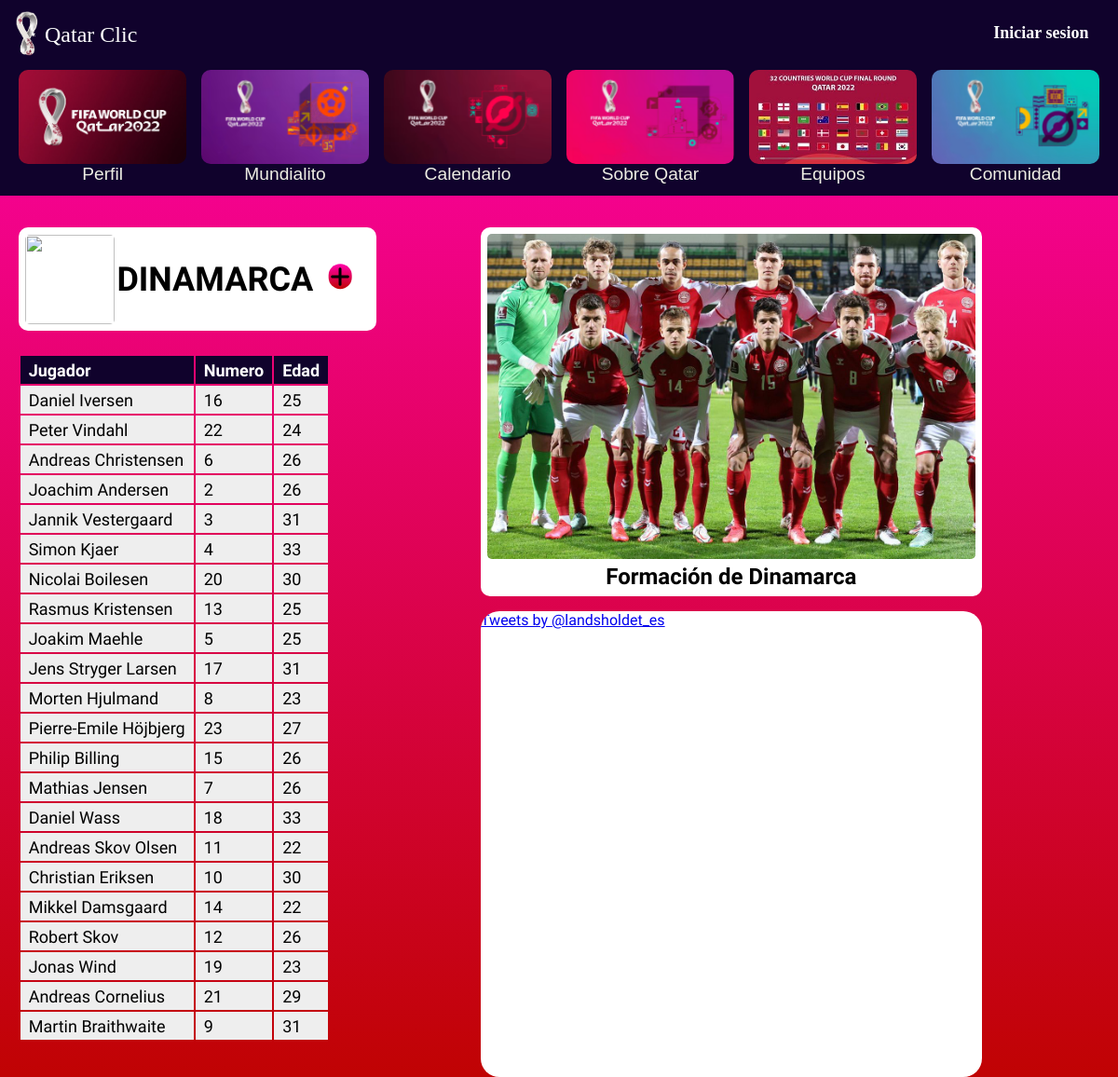
The page /Teams/dinamarca.php on the database its author committed.
### tables this page shows
CREATE TABLE `players` (
    id int(3) NOT NULL AUTO_INCREMENT,
    nombre varchar(75) NOT NULL,
    pais varchar(30) NOT NULL,
    numero int(2) NOT NULL,
    edad int(2) NOT NULL,
    PRIMARY KEY(id)
);

### Teams/dinamarca.php (the view, shortened to what this page needs)
<?php
    require '../account/database.php';
?>
<html>
    <head>
        <link href="../styles/header.css" rel="stylesheet" type="text/css">
        <link href="teams.css" rel="stylesheet" type="text/css">
    </head>
    <body>
        <div class="margin"></div>
        <nav class="navegador_general" id="navbar">
            <header class="header" id="header">
                <div class="wrapper">
                    <img id="logoheader"src="../images/logo.png">
                    <div class="logo"><?php require '../header/header.php';?></div>
                    <nav>
                        <?php
                            if(isset($_SESSION['user_id'])){
                                echo("<div id='navicon' onclick='navicon()' class='navicon_box'><i class='navicon fas fa-solid fa-user fa-2x'></i></div>");
                                if($_SESSION['rol_id'] == 1){
                                    echo("<div id='user_options' class='user_options'><h1>$username</h1><hr><br><a href='../main/special_users/moderador.php'>Gestionar usuarios</a><br><br><a href='../main/settings/settings.php'>Ajustes</a><br><br><a href='../account/logout.php'>Cerrar sesion</a></div>");
                                }
                                else if($_SESSION['rol_id'] == 2){
                                    echo("<div id='user_options' class='user_options'><h1>$username</h1><hr><br><a href='../main/special_users/administrarMundialito.php'>Gestionar mundialito</a><br><br><a href='../main/special_users/administrador.php'>Gestionar noticias</a><br><br><a href='../main/special_users/moderador.php'>Gestionar usuarios</a><br><br><a href='../main/settings/settings.php'>Ajustes</a><br><br><a href='../account/logout.php'>Cerrar sesion</a></div>");
                                }
                                else{
                                    echo("<div id='user_options' class='user_options'><h1>$username</h1><hr><br><a href='../main/settings/settings.php'>Ajustes</a><br><br><a href='../account/logout.php'>Cerrar sesion</a></div>");
                                }
                            }
                            else{
                                echo("<a href='../account/login.php'>Iniciar sesion</a>");
                            }
                        ?>
                    </nav>
                </div>
                <div class="wrapper_nav">
                    <div class="first_element">
                        <img src="../images/perfil.png" alt="Perfil" class="responsive">
                        <span class="text">Perfil</span>
                    </div>
                    <div class="element">
                        <?php
                            if(isset($_SESSION['user_id'])){
                        ?>
                        <img src="../images/fixture_violeta.png" alt="Fixture" onclick="mundialito()" class="responsive">
                        <?php
                            }else{
                        ?>
                        <img src="../images/fixture_violeta.png" alt="Fixture" onclick="notlogged()" class="responsive">
                        <?php
                            }
                        ?>
                        <span class="text">Mundialito</span>
                    </div>
                    <div class="element">
                        <img src="../images/calendario_bordo.png" alt="Calendario" onclick="calendario()" class="responsive">
                        <span class="text">Calendario</span>
                    </div>
                    <div class="element">
                        <img src="../images/qatar_rosa.png" alt="Qatar" onclick="sobreqatar()" class="responsive">
                        <span class="text">Sobre Qatar</span>
                    </div>
                    <div class="element">
                        <img src="../images/teams.jpg" alt="Selecciones" onclick="selections()" class="responsive">
                        <span class="text">Equipos</span>
                    </div>
                    <div class="element">
                        <img src="../images/selecciones.png" alt="Comunidad" onclick="community()" class="responsive">
                        <span class="text">Comunidad</span>
                    </div>
                </div>
            </header>
        </nav>
        <div class="margin2"></div>
        <div class="big-container" id="blur">
            <div class="container" style="width:40%;">
                <div class="wrap">
                    <div class="col">
                        <img class="imagen_bandera" src="../images/shields/DINAMARCA.png">
                    </div>
                    <div class="col">
                        <span class="pais">DINAMARCA</span>
                    </div>
                    <div class="col">
                        <i id="icon3" class="icon3 fas fa-solid fa-plus" onclick="notlogged()"></i>
                    </div>
                </div>
                <div class="table-container">
                    <table>
                        <?php
                            $stmt = $conn->prepare("SELECT * FROM players WHERE pais = 'DINAMARCA'");
                            $stmt->execute();
                            echo"<th>Jugador</th><th>Numero</th><th>Edad</th>";
                            while($row = $stmt->fetch(PDO::FETCH_ASSOC)){
                                extract($row);
                                echo"<tr>";
                                echo"<td>".$nombre."</td>";
                                echo"<td>".$numero."</td>";
                                echo"<td>".$edad."</td>";
                                echo"</tr>";
                            }
                        ?>
                    </table>
                </div>
            </div>
            <div class="small-container">
                <div class="formacion-div">
                    <img class="formacion" src="../images/formaciones/Dinamarca.jpg">
                    <h2 class="leyenda">Formación de Dinamarca</h2>
                </div>
                <div class="twitter-div">
                    <a class="twitter-timeline" href="https://twitter.com/landsholdet_es?lang=es">Tweets by @landsholdet_es</a>
                </div>
            </div>
        </div>
    </body>
</html>

### styles/header.css (style rules this page uses)
.header { position:fixed; z-index:2; top:0; width:100%; background:rgba(16, 2, 44); user-select: none; transition:top 1.5s; }
.wrapper { width:98%; margin:auto; overflow:hidden; }
.header .logo { font-size:2vw; float:left; font-family:'Calibri'; margin-top:2%; }
#logoheader { height:auto; width:3vw; float:left; margin-top:1%; }
.header nav { float:right; width:15%; }
.header nav > a { margin:10% 0 0 20%; display:inline-block; padding:4%; text-decoration:none; font-size:1.5vw; font-weight:bold; font-family:'Calibri'; color:rgb(255, 255, 255); transition:500ms; }
.margin { position:relative; width:100%; margin-top:50px; height:1px; }
.margin2 { position:relative; width:100%; height:1px; margin-top:15%; }
.navegador_general { top:50; z-index:1; width:100%; background: rgba(16, 2, 44); position:fixed; text-align:center; transition:top 1.5s; }
.responsive { width:100%; height:100%; border-radius: 10px; text-align: center; }
.first_element { width:15%; display:inline-block; position:relative; margin:1% 0% 1% 0%; border-radius: 10px; transition: .4s; }
.element { width:15%; display:inline-block; position:relative; margin:1% 0% 1% 1%; border-radius: 10px; transition: .4s; }
.text { width: 100%; font-family:'Lucida Sans', 'Lucida Sans Regular', 'Lucida Grande', 'Lucida Sans Unicode', Geneva, Verdana, sans-serif; text-align: left; color: #eeeee4; font-size: 5vh; font-size: 1.6vw; bottom: 0; text-decoration: none; }

### Teams/teams.css (style rules this page uses)
* { font-family: Yanone Kaffeesatz; padding: 0px; margin: 0px; box-sizing: border-box; }
html,body { width:100%; }
body { background: linear-gradient(to bottom ,rgb(255, 2, 171), rgb(192, 3, 3)); background-attachment: fixed; }
.big-container { display:flex; flex-direction:row; width:98%; height:auto; margin:1% 0% 0% 1%; gap:10vw; }
.small-container { display:flex; flex-direction:column; width:70%; height:auto; justify-content:flex-start; gap:2vh; }
.table-container { position:relative; column-count:1; width:100%; margin:2%; }
table { font-family:sans-serif; }
th,td { padding:.25em .5em; text-align:left; font-size:1.5vw; }
td { background-color:#eee; }
th { background-color:rgba(16, 2, 44); color:#fff; }
.wrap { width:100%; background-color:#fff; height:auto; margin-left:2%; margin-bottom: 25px; border-radius:10px; user-select: none; grid-auto-flow: row; grid-template-columns: 1fr 1fr 1fr; display: grid; padding:2%; }
.col { position:relative; display:table; text-align:center; }
.imagen_bandera { width:8vw; border-radius:5px; user-select: none; display:table-cell; vertical-align: middle; text-align:center; }
.pais { padding:1%; font-size:3vw; display:table-cell; vertical-align: middle; text-align:center; color:black; text-decoration: none; font-weight:bold; user-select: none; }
.icon,.icon2,.icon3 { top: 47%; left: 50%; transform: translate(-50%, -50%); position:absolute; font-size:2vw; padding:3%; border-radius:20px; transition:.5s; background: linear-gradient(to bottom ,rgb(255, 2, 171), rgb(192, 3, 3)); cursor:pointer; visibility:hidden; }
.icon.active,.icon2.active,.icon3.active { visibility: visible; }
.formacion-div { background-color:#fff; padding: 1%; border-radius:10px; width:80%; height:auto; transition: 200ms; text-align: center; }
.formacion { border-radius:5px; width: 100%; height:auto; }
.twitter-div { float: none; width: 80%; height: 500px; background:white; border-radius:20px; overflow:auto; }
.leyenda { font-size:2vw; margin-top:1%; }

### rows shown on the page
players: nombre "Daniel Iversen", numero "16", edad "25"
players: nombre "Peter Vindahl", numero "22", edad "24"
players: nombre "Andreas Christensen", numero "6", edad "26"
players: nombre "Joachim Andersen", numero "2", edad "26"
players: nombre "Jannik Vestergaard", numero "3", edad "31"
players: nombre "Simon Kjaer", numero "4", edad "33"
players: nombre "Nicolai Boilesen", numero "20", edad "30"
players: nombre "Rasmus Kristensen", numero "13", edad "25"
players: nombre "Joakim Maehle", numero "5", edad "25"
players: nombre "Jens Stryger Larsen", numero "17", edad "31"
players: nombre "Morten Hjulmand", numero "8", edad "23"
players: nombre "Pierre-Emile Höjbjerg", numero "23", edad "27"
players: nombre "Philip Billing", numero "15", edad "26"
players: nombre "Mathias Jensen", numero "7", edad "26"
players: nombre "Daniel Wass", numero "18", edad "33"
players: nombre "Andreas Skov Olsen", numero "11", edad "22"
players: nombre "Christian Eriksen", numero "10", edad "30"
players: nombre "Mikkel Damsgaard", numero "14", edad "22"
players: nombre "Robert Skov", numero "12", edad "26"
players: nombre "Jonas Wind", numero "19", edad "23"
players: nombre "Andreas Cornelius", numero "21", edad "29"
players: nombre "Martin Braithwaite", numero "9", edad "31"
